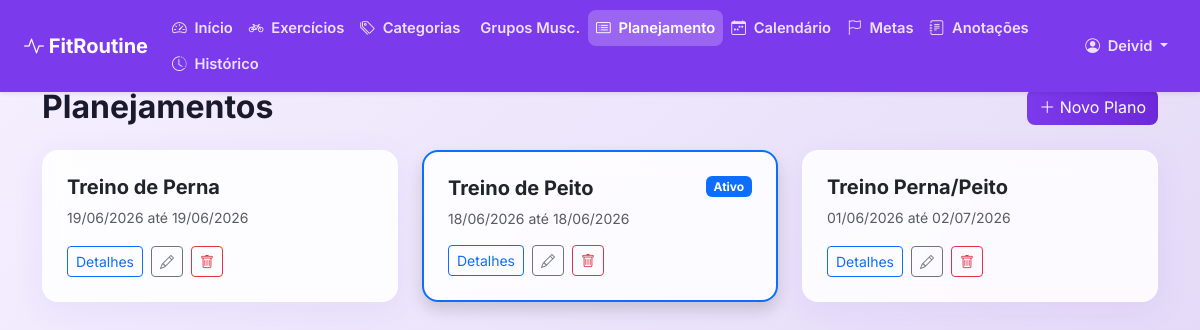
Screenshot of /planejamento/ (signed in) with the database file from the repository.
### core/models.py (models this page shows, shortened)
class PlanejamentoSemanal(models.Model):
    usuario = models.ForeignKey(User, on_delete=models.CASCADE)
    nome = models.CharField(max_length=200)
    data_inicio = models.DateField()
    data_fim = models.DateField()
    ativo = models.BooleanField(default=True)
    criado_em = models.DateTimeField(auto_now_add=True)

### core/views.py (the view)
# urls.py: path('planejamento/', views.planejamento_list, name='planejamentos'),
@login_required
def planejamento_list(request):
    planejamentos = PlanejamentoSemanal.objects.filter(usuario=request.user).order_by('-data_inicio')
    return render(request, 'core/planejamento.html', {'planejamentos': planejamentos})

### core/templates/core/planejamento.html (shortened to what this page needs)
{% extends 'core/base.html' %}
{% block content %}
<div class="d-flex justify-content-between align-items-center mb-4">
    <h2 class="fw-bold mb-0">Planejamentos</h2>
    <a href="{% url 'planejamento_create' %}" class="btn btn-primary"><i class="bi bi-plus-lg"></i> Novo Plano</a>
</div>
<div class="row g-4">
    {% for plan in planejamentos %}
    <div class="col-md-4">
        <div class="card h-100 p-4 {% if plan.ativo %}border-primary shadow{% endif %}" {% if plan.ativo %}style="border-width: 2px;"{% endif %}>
            <div class="d-flex justify-content-between align-items-start mb-2">
                <h5 class="fw-bold mb-0">{{ plan.nome }}</h5>
                {% if plan.ativo %}
                    <span class="badge bg-primary">Ativo</span>
                {% endif %}
            </div>
            <p class="text-muted small mb-3">{{ plan.data_inicio|date:"d/m/Y" }} até {{ plan.data_fim|date:"d/m/Y" }}</p>
            <div class="d-flex gap-2 mt-auto">
                <a href="{% url 'planejamento_detail' plan.pk %}" class="btn btn-outline-primary btn-sm">Detalhes</a>
                <a href="{% url 'planejamento_update' plan.pk %}" class="btn btn-outline-secondary btn-sm"><i class="bi bi-pencil"></i></a>
                <a href="{% url 'planejamento_delete' plan.pk %}" class="btn btn-outline-danger btn-sm"><i class="bi bi-trash"></i></a>
            </div>
        </div>
    </div>
    {% endfor %}
</div>
{% endblock %}

### core/templates/core/base.html (shortened to what this page needs)
<!DOCTYPE html>
<html lang="pt-BR">
<head>
    <link href="https://cdn.jsdelivr.net/npm/bootstrap@5.3.0/dist/css/bootstrap.min.css" rel="stylesheet">
    <link rel="stylesheet" href="https://cdn.jsdelivr.net/npm/bootstrap-icons@1.10.5/font/bootstrap-icons.css">
    {% load static %}
    <link rel="stylesheet" href="{% static 'css/style.css' %}">
</head>
<body>
<nav class="navbar navbar-expand-lg navbar-dark shadow-sm fixed-top" id="mainNavbar">
  <div class="container-fluid px-3 px-lg-4">
    <a class="navbar-brand fw-bold" href="{% url 'home' %}">
        <i class="bi bi-activity"></i> FitRoutine
    </a>
    <div class="collapse navbar-collapse" id="navbarNav">
      {% if user.is_authenticated %}
      <ul class="navbar-nav flex-wrap">
        <li class="nav-item">
          <a class="nav-link {% if request.resolver_match.url_name == 'dashboard' %}active{% endif %}" href="{% url 'dashboard' %}">
            <i class="bi bi-speedometer2"></i> Início
          </a>
        </li>
        <li class="nav-item">
          <a class="nav-link {% if request.resolver_match.url_name == 'exercicios' %}active{% endif %}" href="{% url 'exercicios' %}">
            <i class="bi bi-bicycle"></i> Exercícios
          </a>
        </li>
        <li class="nav-item">
          <a class="nav-link {% if request.resolver_match.url_name == 'categorias' %}active{% endif %}" href="{% url 'categorias' %}">
            <i class="bi bi-tags"></i> Categorias
          </a>
        </li>
        <li class="nav-item">
          <a class="nav-link {% if request.resolver_match.url_name == 'grupos' %}active{% endif %}" href="{% url 'grupos' %}">
             Grupos Musc.
          </a>
        </li>
        <li class="nav-item">
          <a class="nav-link {% if request.resolver_match.url_name == 'planejamentos' or request.resolver_match.url_name == 'planejamento_detail' %}active{% endif %}" href="{% url 'planejamentos' %}">
            <i class="bi bi-card-list"></i> Planejamento
          </a>
        </li>
        <li class="nav-item">
          <a class="nav-link {% if request.resolver_match.url_name == 'calendario' %}active{% endif %}" href="{% url 'calendario' %}">
            <i class="bi bi-calendar-week"></i> Calendário
          </a>
        </li>
        <li class="nav-item">
          <a class="nav-link {% if request.resolver_match.url_name == 'metas' %}active{% endif %}" href="{% url 'metas' %}">
            <i class="bi bi-flag"></i> Metas
          </a>
        </li>
        <li class="nav-item">
          <a class="nav-link {% if request.resolver_match.url_name == 'anotacoes' %}active{% endif %}" href="{% url 'anotacoes' %}">
            <i class="bi bi-journal-text"></i> Anotações
          </a>
        </li>
        <li class="nav-item">
          <a class="nav-link {% if request.resolver_match.url_name == 'historico' %}active{% endif %}" href="{% url 'historico' %}">
            <i class="bi bi-clock-history"></i> Histórico
          </a>
        </li>
      </ul>
      <ul class="navbar-nav ms-auto flex-wrap align-items-lg-center">
        <li class="nav-item dropdown">
            <a class="nav-link dropdown-toggle" href="#" id="navbarUser" role="button" data-bs-toggle="dropdown" aria-expanded="false">
                <i class="bi bi-person-circle"></i> {{ user.first_name|default:user.username }}
            </a>
        </li>
      </ul>
      {% endif %}
    </div>
  </div>
</nav>
<div class="container pb-5" id="mainContent">
    {% block content %}
    {% endblock %}
</div>
</body>
</html>

### static/css/style.css (style rules this page uses)
:root { --primary: #7C3AED; --primary-hover: #6D28D9; --secondary: #C084FC; --accent: #EC4899; --bg-main: #FFFFFF; --bg-subtle: #F5F0FF; --text-main: #1A1A2E; --text-sec: #6B7280; --success: #10B981; --pending: #F59E0B; }
body { font-family: 'Inter', sans-serif; background: linear-gradient(135deg, var(--bg-subtle) 0%, #E0D4F5 100%); color: var(--text-main); min-height: 100vh; }
.navbar { background-color: var(--primary) !important; padding-top: 0.6rem; padding-bottom: 0.6rem; }
.navbar-brand, .nav-link { color: rgba(255, 255, 255, 0.85) !important; }
.navbar-brand { color: #FFFFFF !important; }
.navbar .nav-link { font-size: 0.92rem; font-weight: 600; padding: 0.45rem 0.65rem; border-radius: 8px; white-space: nowrap; }
.navbar .nav-link.active { color: #FFFFFF !important; background-color: rgba(255, 255, 255, 0.22); }
.navbar .nav-link i { margin-right: 0.25rem; }
#mainContent { padding-top: 5.5rem; }
.btn-primary { background: linear-gradient(90deg, var(--primary) 0%, var(--primary-hover) 100%); border: none; border-radius: 8px; color: white; transition: all 0.3s ease; }
.card { border: 1px solid rgba(255, 255, 255, 0.4); border-radius: 16px; background: rgba(255, 255, 255, 0.85); backdrop-filter: blur(12px); -webkit-backdrop-filter: blur(12px); box-shadow: 0 8px 32px rgba(124, 58, 237, 0.08); transition: all 0.3s cubic-bezier(0.25, 0.8, 0.25, 1); animation: fadeIn 0.6s ease-out; }

### rows the page displays
PlanejamentoSemanal: nome "Treino de Perna", data_inicio "19/06/2026", data_fim "19/06/2026"
PlanejamentoSemanal: nome "Treino de Peito", ativo "Ativo", data_inicio "18/06/2026", data_fim "18/06/2026"
PlanejamentoSemanal: nome "Treino Perna/Peito", data_inicio "01/06/2026", data_fim "02/07/2026"

### other values shown
{{ user.first_name|default:user.username }} "Deivid"
